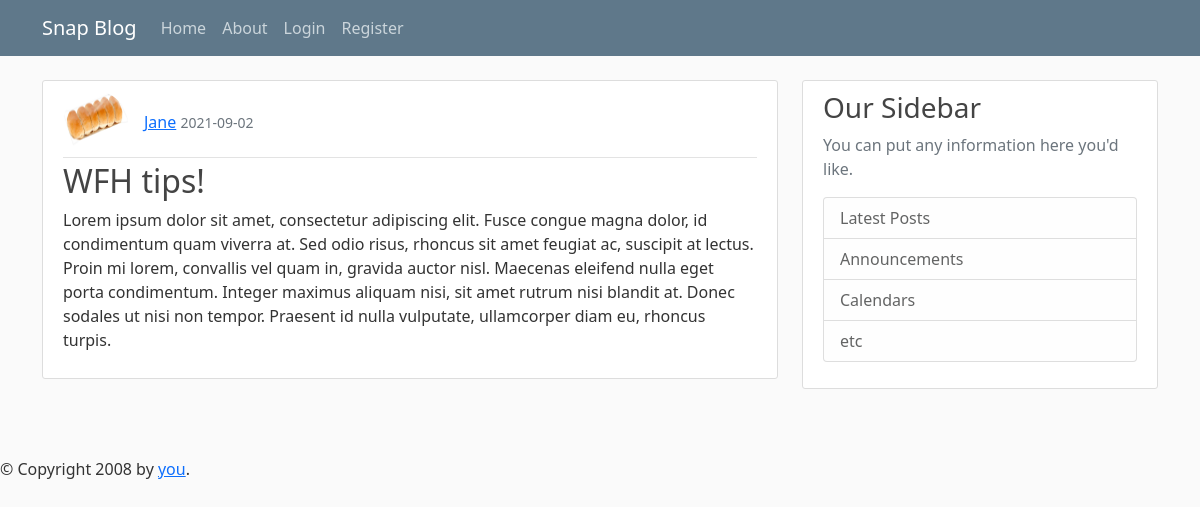
Screenshot of /post/11/ with the database file from the repository.
### snapApp/models.py (models this page shows, shortened)
class User(db.Model, UserMixin):
    id = db.Column(db.Integer, primary_key=True)
    username = db.Column(db.String(20), unique=True, nullable=False)
    email = db.Column(db.String(120), unique=True, nullable=False)
    image_file = db.Column(db.String(20), nullable=False, default='default.jpg')
    password = db.Column(db.String(60), nullable=False)
    posts = db.relationship('Post', backref='author', lazy=True)

class Post(db.Model):
    id = db.Column(db.Integer, primary_key=True)
    title = db.Column(db.String(100), nullable=False)
    date_posted = db.Column(db.DateTime, nullable=False, default=datetime.utcnow)
    content = db.Column(db.Text, nullable=False)
    user_id = db.Column(db.Integer, db.ForeignKey('user.id'), nullable=False)

### snapApp/routes.py (the view)
@app.route('/post/<int:post_id>/')
def post(post_id):
    post = Post.query.get_or_404(post_id)
    return render_template('post.html', title=post.title, post=post)

### snapApp/templates/post.html (shortened to what this page needs)
{% extends "base.html" %}
{% block content %}
        <article class="media content-section">
          <div class="media-body">
            <div class="article-metadata">
              <img class="rounded-circle article-img" src="{{ url_for('static', filename='img/' + post.author.image_file ) }}"><a class="mr-2" href="#">{{ post.author.username }}</a>
              <small class="text-muted">{{ post.date_posted.strftime('%Y-%m-%d') }}</small>
            </div>
            <h2 class="article-title">{{ post.title }}</h2>
            <p class="article-content">{{ post.content }}</p>
          </div>
        </article>
{% endblock content %}

### snapApp/static/main.css (style rules this page uses)
body { background: #fafafa; color: #333333; margin-top: 5rem; }
h1, h2, h3, h4, h5, h6 { color: #444444; }
.content-section { background: #ffffff; padding: 10px 20px; border: 1px solid #dddddd; border-radius: 3px; margin-bottom: 20px; }
.article-title { color: #444444; }
.article-content { white-space: pre-line; }
.article-img { height: 65px; width: 65px; margin-right: 16px; }
.article-metadata { padding-bottom: 1px; margin-bottom: 4px; border-bottom: 1px solid #e3e3e3 }

### rows the page displays
User: image_file (picture), author.username "Jane"
Post: date_posted "2021-09-02", title "WFH tips!", content "Lorem ipsum dolor sit amet, consectetur adipiscing elit. Fusce congue magna dolor, id condimentum quam viverra at. Sed odio risus, rhoncus sit amet feugiat ac, suscipit at lectus. Proin mi lorem, convallis vel quam in, gravida auctor nisl. Maecenas eleifend nulla eget porta condimentum. Integer maximus aliquam nisi, sit amet rutrum nisi blandit at. Donec sodales ut nisi non tempor. Praesent id nulla vulputate, ullamcorper diam eu, rhoncus turpis."
